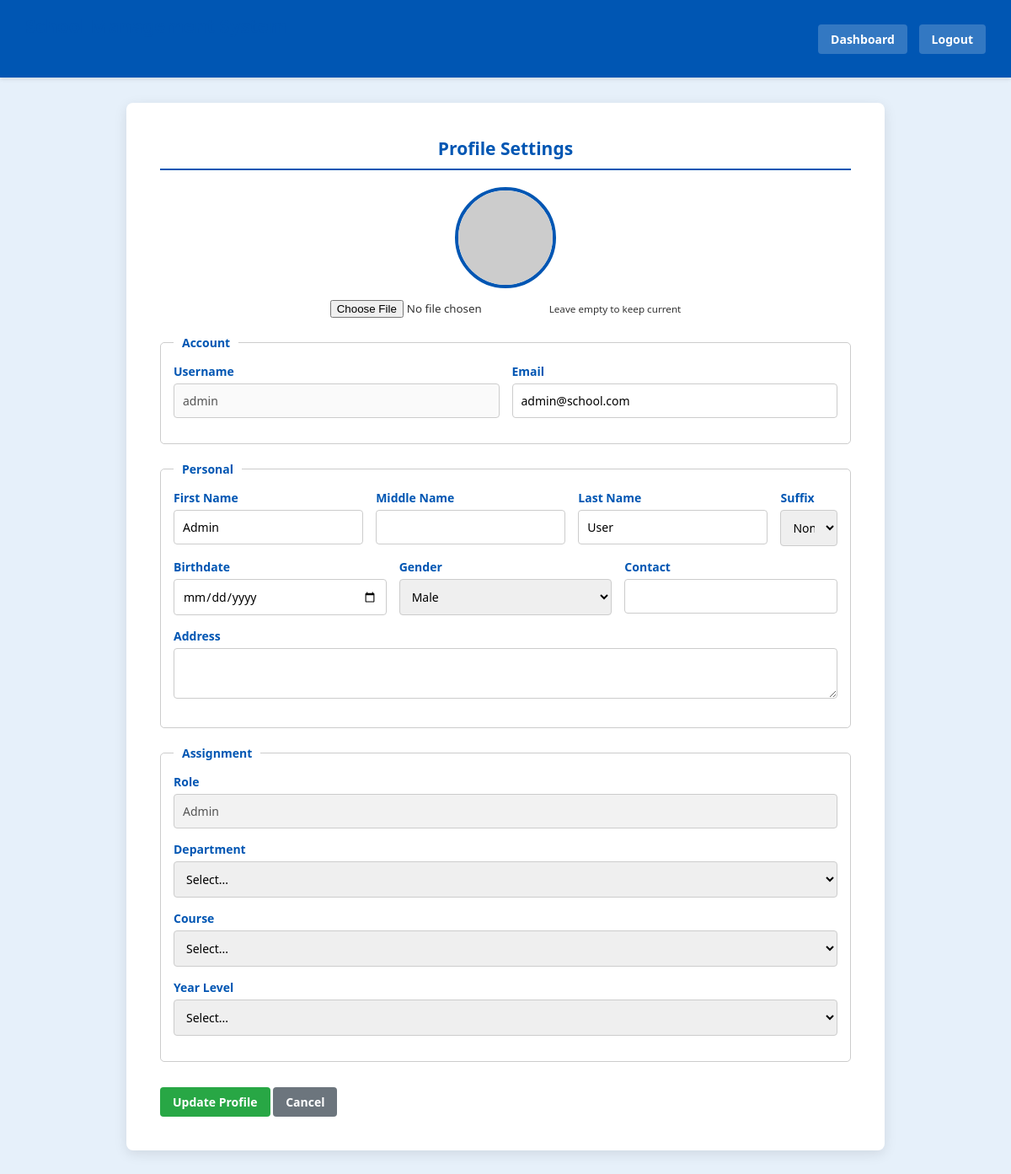
The page /pages/profile.php (signed in) on the database its author committed.
### tables this page shows
CREATE TABLE `users` (
  `id` int(11) NOT NULL,
  `role_id` int(11) NOT NULL DEFAULT 2,
  `username` varchar(100) NOT NULL,
  `password` varchar(255) NOT NULL,
  `email` varchar(150) NOT NULL,
  `first_name` varchar(100) NOT NULL,
  `middle_name` varchar(100) DEFAULT NULL,
  `last_name` varchar(100) NOT NULL,
  `suffix` varchar(10) DEFAULT NULL,
  `birthdate` date DEFAULT NULL,
  `gender` enum('Male','Female') DEFAULT NULL,
  `contact_number` varchar(20) DEFAULT NULL,
  `address` text DEFAULT NULL,
  `department` varchar(100) DEFAULT NULL,
  `course` varchar(100) DEFAULT NULL,
  `year_level` int(11) DEFAULT NULL,
  `profile_pic` varchar(255) DEFAULT 'default.png',
  `is_approved` tinyint(1) DEFAULT 0,
  `created_at` timestamp NOT NULL DEFAULT current_timestamp()
);

### pages/profile.php (the view, shortened to what this page needs)
<?php
require_once __DIR__ . '/../includes/auth.php';
$uid=$_SESSION['user_id']; $pd=$conn->query("SELECT * FROM users WHERE id=$uid")->fetch_assoc(); $psrc=$pd['profile_pic']=='default.png'?'https://via.placeholder.com/120':'uploads/'.$pd['profile_pic'];
?>
<!DOCTYPE html>
<html lang="en">
<head>
    <link rel="stylesheet" href="assets/css/style.css">
</head>
<body>
    <div class="header">
        <h2>School Management System</h2>
        <div class="header-links">
            <a href="index.php">Dashboard</a>
            <a href="?action=logout">Logout</a>
        </div>
    </div>
    <div class="dashboard-container">
        <div class="auth-wrapper" style="min-height:auto;padding:0;"><div class="form-box profile-box">
            <h2>Profile Settings</h2><?php echo $profile_msg; ?>
            <form action="" method="POST" enctype="multipart/form-data">
                <div class="profile-pic-container"><img src="<?php echo $psrc; ?>?t=<?php echo time(); ?>" id="picPreview" class="profile-pic-preview"><br><input type="file" name="profile_pic" id="profile_pic" accept="image/*" onchange="previewPic(this)"><small>Leave empty to keep current</small></div>
                <fieldset><legend>Account</legend><div class="form-row"><div class="form-group"><label>Username</label><input type="text" value="<?php echo $pd['username']; ?>" disabled></div><div class="form-group"><label>Email</label><input type="email" name="email" value="<?php echo $pd['email']; ?>" required></div></div></fieldset>
                <fieldset><legend>Personal</legend>
                    <div class="form-row"><div class="form-group"><label>First Name</label><input type="text" name="first_name" value="<?php echo $pd['first_name']; ?>" required></div><div class="form-group"><label>Middle Name</label><input type="text" name="middle_name" value="<?php echo $pd['middle_name']; ?>"></div><div class="form-group"><label>Last Name</label><input type="text" name="last_name" value="<?php echo $pd['last_name']; ?>" required></div><div class="form-group" style="flex:0.3;"><label>Suffix</label><select name="suffix"><option value="">None</option><option value="Jr" <?php if($pd['suffix']=='Jr') echo 'selected'; ?>>Jr</option><option value="Sr" <?php if($pd['suffix']=='Sr') echo 'selected'; ?>>Sr</option></select></div></div>
                    <div class="form-row"><div class="form-group"><label>Birthdate</label><input type="date" name="birthdate" value="<?php echo $pd['birthdate']; ?>" required></div><div class="form-group"><label>Gender</label><select name="gender" required><option value="Male" <?php if($pd['gender']=='Male') echo 'selected'; ?>>Male</option><option value="Female" <?php if($pd['gender']=='Female') echo 'selected'; ?>>Female</option></select></div><div class="form-group"><label>Contact</label><input type="text" name="contact_number" value="<?php echo $pd['contact_number']; ?>" required></div></div>
                    <div class="form-group"><label>Address</label><textarea name="address" rows="2" required><?php echo $pd['address']; ?></textarea></div>
                </fieldset>
                <fieldset><legend>Assignment</legend>
                    <div class="form-group"><label>Role</label><input type="text" value="<?php echo ucfirst($_SESSION['role']); ?>" disabled style="background:#f2f2f2;"></div>
                    <div class="form-group"><label>Department</label><select name="department" id="department" onchange="filterCourses(this.value)"><option value="">Select...</option></select></div>
                    <div class="form-group"><label>Course</label><select name="course" id="course"><option value="">Select...</option></select></div>
                    <div id="year_level_group" class="form-group"><label>Year Level</label><select name="year_level" id="year_level"><option value="">Select...</option></select></div>
                </fieldset>
                <button type="submit" name="update_profile_btn" class="btn btn-success">Update Profile</button>
                <a href="index.php" class="btn" style="background:#6c757d;text-align:center;margin-top:10px;">Cancel</a>
            </form>
        </div></div>
    </div>
</body>
</html>

### assets/css/style.css (style rules this page uses)
:root { --primary-blue: #0056b3; --light-blue: #e6f0fa; --hover-blue: #004494; --white: #ffffff; --text-dark: #333333; --border-color: #cccccc; --danger-red: #dc3545; --success-green: #28a745; }
* { box-sizing: border-box; margin: 0; padding: 0; font-family: 'Segoe UI', Tahoma, Geneva, Verdana, sans-serif; }
body { background-color: var(--light-blue); color: var(--text-dark); font-size: 14px; }
.header { background-color: var(--primary-blue); color: var(--white); padding: 15px 30px; display: flex; justify-content: space-between; align-items: center; box-shadow: 0 2px 5px rgba(0,0,0,0.1); }
.header h2 { font-size: 22px; }
.header-links a { color: var(--white); text-decoration: none; background: rgba(255,255,255,0.2); padding: 8px 15px; border-radius: 4px; font-weight: bold; margin-left: 10px; }
.dashboard-container { padding: 30px; max-width: 1200px; margin: 0 auto; }
.btn { background-color: var(--primary-blue); color: var(--white); padding: 8px 15px; border: none; border-radius: 4px; cursor: pointer; font-size: 14px; font-weight: bold; transition: background 0.3s; text-decoration: none; display: inline-block; }
.btn-success { background-color: var(--success-green); }
.auth-wrapper { display: flex; justify-content: center; align-items: center; min-height: 100vh; padding: 20px; }
.form-box { background: var(--white); padding: 40px; border-radius: 8px; box-shadow: 0 4px 15px rgba(0,0,0,0.1); width: 100%; }
.profile-box { max-width: 900px; margin: 0 auto; }
h2 { color: var(--primary-blue); text-align: center; margin-bottom: 20px; border-bottom: 2px solid var(--primary-blue); padding-bottom: 10px; }
.form-group { margin-bottom: 15px; }
.form-row { display: flex; gap: 15px; }
.form-row .form-group { flex: 1; }
label { display: block; margin-bottom: 5px; font-weight: 600; color: var(--primary-blue); }
input[type="text"], input[type="email"], input[type="password"], input[type="date"], input[type="number"], select, textarea { width: 100%; padding: 10px; border: 1px solid var(--border-color); border-radius: 4px; font-size: 14px; }
.profile-pic-container { text-align: center; margin-bottom: 20px; }
.profile-pic-preview { width: 120px; height: 120px; border-radius: 50%; object-fit: cover; border: 4px solid var(--primary-blue); margin-bottom: 10px; }
fieldset { border: 1px solid var(--border-color); border-radius: 5px; padding: 15px; margin-bottom: 20px; }
legend { color: var(--primary-blue); font-weight: bold; padding: 0 10px; }

### rows shown on the page
users: username "admin", email "admin@school.com", first_name "Admin", last_name "User"
